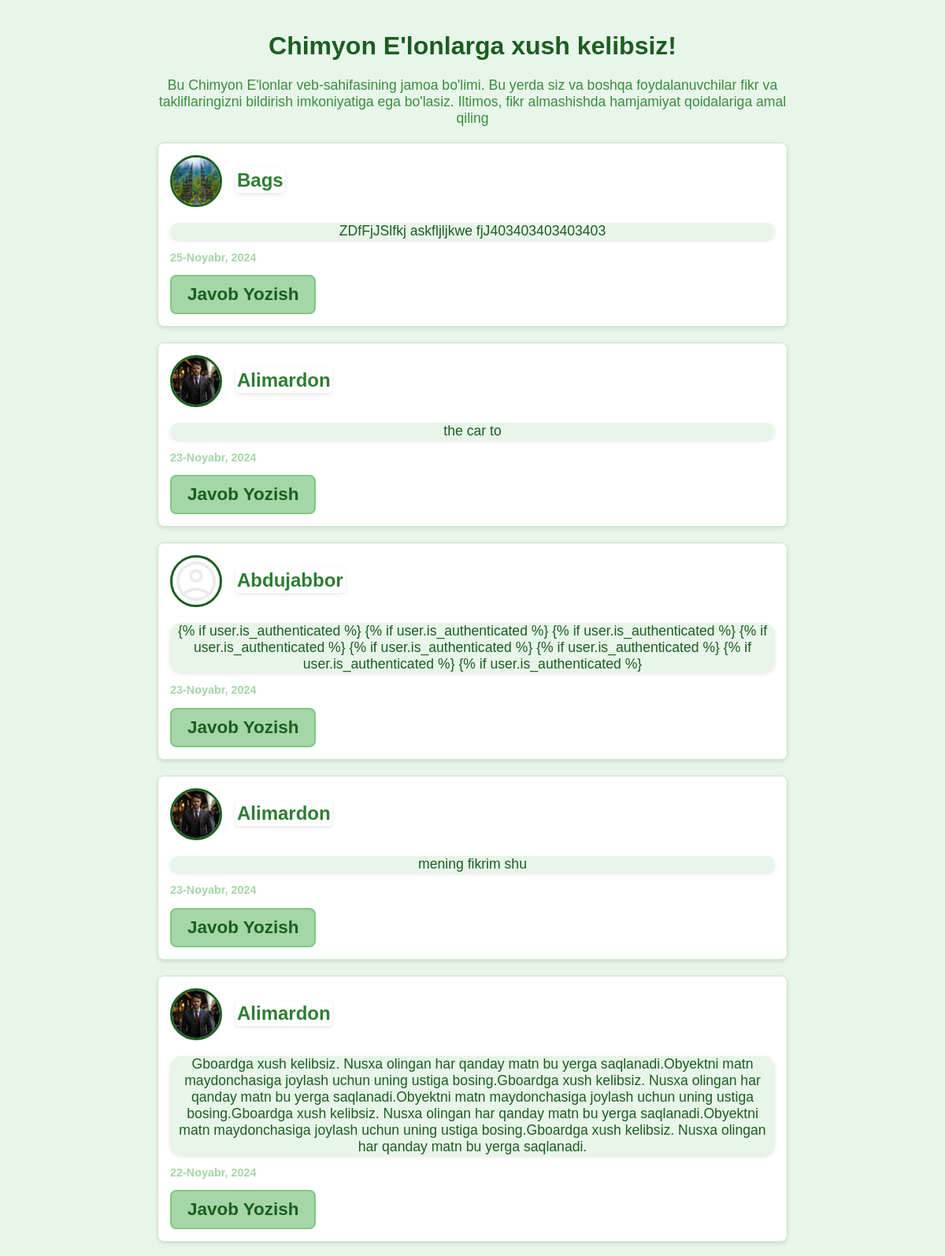
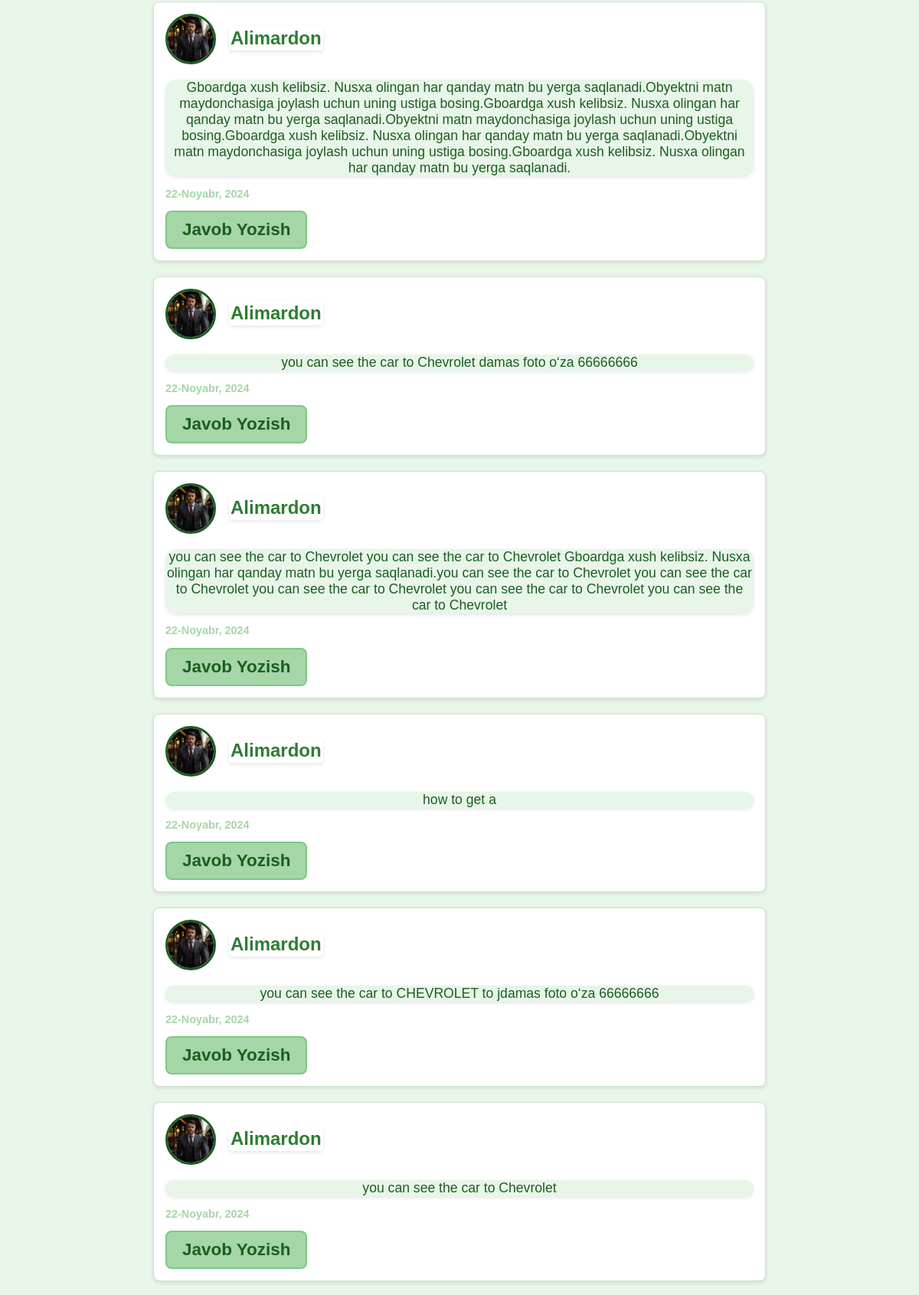
Screenshot of /community/lobby (upper part) with the database file from the repository (2 pictures, top to bottom).
### community/models.py (models this page shows, shortened)
class Opinion(models.Model):
    user = models.ForeignKey(User, on_delete=models.CASCADE, related_name='opinion')
    opinion = models.CharField(max_length=500, blank=True, null=True)
    created_at = models.DateTimeField(auto_now_add=True)
    class Meta:
        ordering = ['-created_at']

### home/models.py (models this page shows, shortened)
class Profile(models.Model):
    user = models.OneToOneField(User, on_delete=models.CASCADE, related_name="profile")
    balance = models.DecimalField(decimal_places=2, max_digits=15, default=0, blank=True, null=True)
    address = models.CharField(blank=True, null=True, max_length=100)
    bio = models.TextField(blank=True, null=True)
    photo = models.ImageField(blank=True, null=True, upload_to='user_avatar')
    phone = models.CharField(max_length=13, null=True, blank=True)
    telegram_id = models.CharField(max_length=50, null=True, blank=True)
    first_bonus = models.BooleanField(default=False)

### community/views.py (the view, shortened to what this page needs)
# urls.py: path('lobby', CommunityView, name='community'),
def CommunityView(request):
    opinions = Opinion.objects.all()
    supports = Support.objects.all()
    form = OpinionForm()
    context = {
        'opinions': opinions,
        'supports': supports,
        'form': form,
    }
    return render(request, 'community/lobby.html', context)

### templates/community/lobby.html (shortened to what this page needs)
<!DOCTYPE html>
{% load static %}
<html lang="en">
<head>
</head>
<body>
<div class="container">
    <h1>Chimyon E'lonlarga xush kelibsiz!</h1>
    <p>Bu Chimyon E'lonlar veb-sahifasining jamoa bo'limi. Bu yerda siz va boshqa foydalanuvchilar fikr va
        takliflaringizni bildirish imkoniyatiga ega bo'lasiz. Iltimos, fikr almashishda hamjamiyat qoidalariga amal
        qiling</p>
    {% for i in opinions %}
    <div class="opinion-box">
        <div class="image-name">
            {% if i.user.profile.photo %}
            <img class="profile-photo" src="{{ i.user.profile.photo.url }}" alt="{{ i.user.username }} rasm">
            {% else %}
            <img class="profile-photo" src="{% static 'profile/user.png' %}" alt="Standart foydalanuvchi rasmi">
            {% endif %}
            {% if i.user.first_name %}
            <h2>{{ i.user.first_name }}</h2>
            {% else %}
            <h2>{{ i.user.username }}</h2>
            {% endif %}
        </div>
        <p>{{ i.opinion }}</p>
        <h3 class="date">{{ i.created_at|date:"d-F, Y" }}</h3>
        <a class="reply-link" href="{% url 'user_profile' user.username %}" ><h3>Javob Yozish</h3></a>
    </div>
    {% endfor %}
</div>
</body>
</html>

### templates/community/lobby.html (style rules this page uses)
body { font-family: Arial, sans-serif; margin: 0; padding: 0; background-color: #e8f5e9; color: #2e7d32; }
.container { max-width: 800px; margin: 0 auto; padding: 20px; padding-bottom: 120px; }
h1 { text-align: center; color: #1b5e20; margin-top: 20px; }
p { text-align: center; color: #388e3c; font-size: 1.1em; }
.opinion-box { background-color: #ffffff; margin: 20px 0; padding: 15px; border: 1px solid #c8e6c9; border-radius: 8px; box-shadow: 0 2px 5px rgba(0, 0, 0, 0.1); }
.opinion-box h2 { margin: 2px; padding: 2px; border-radius: 5px; color: #2e7d32; box-shadow: 0 2px 5px rgba(0, 0, 0, 0.1); }
.profile-photo { width: 60px; height: 60px; border-radius: 50%; border: 3px solid #1b5e20; margin-bottom: 15px; }
.opinion-box p { background-color: #e8f5e9; margin: 5px 0; color: #1b5e20; border-radius: 15px; box-shadow: 0 2px 5px rgba(0, 0, 0, 0.1); }
.opinion-box .date { font-size: 0.9em; color: #a5d6a7; }
.image-name { display: flex; align-items: center; gap: 15px; }
.image-name h2 { margin-top: -15px; }
.reply-link { text-decoration: none; display: inline-block; background-color: #a5d6a7; color: #1b5e20; font-family: Arial, sans-serif; font-size: 1.2em; font-weight: bold; padding: 10px 20px; border: 2px solid #81c784; border-radius: 8px; transition: all 0.3s ease; text-align: center; }
.reply-link h3 { margin: 0; }

### rows the page displays
Opinion: user.profile.photo (picture), user.first_name "Bags", opinion "ZDfFjJSlfkj askfljljkwe fjJ403403403403403", created_at "25-Noyabr, 2024"
Opinion: user.profile.photo (picture), user.first_name "Alimardon", opinion "the car to", created_at "23-Noyabr, 2024"
Opinion: user.username "Abdujabbor", opinion "{% if user.is_authenticated %} {% if user.is_authenticated %} {% if user.is_authenticated %} {% if user.is_authenticated %} {% if user.is_authenticated %} {% if user.is_authenticated %} {% if user.is_authenticated %} {% if user.is_authenticated %}", created_at "23-Noyabr, 2024"
Opinion: user.profile.photo (picture), user.first_name "Alimardon", opinion "mening fikrim shu", created_at "23-Noyabr, 2024"
Opinion: user.profile.photo (picture), user.first_name "Alimardon", opinion "Gboardga xush kelibsiz. Nusxa olingan har qanday matn bu yerga saqlanadi.Obyektni matn maydonchasiga joylash uchun uning ustiga bosing.Gboardga xush kelibsiz. Nusxa olingan har qanday matn bu yerga saqlanadi.Obyektni matn maydonchasiga joylash uchun uning ustiga bosing.Gboardga xush kelibsiz. Nusxa olingan har qanday matn bu yerga saqlanadi.Obyektni matn maydonchasiga joylash uchun uning ustiga bosing.Gboardga xush kelibsiz. Nusxa olingan har qanday matn bu yerga saqlanadi.", created_at "22-Noyabr, 2024"
Opinion: user.profile.photo (picture), user.first_name "Alimardon", opinion "Gboardga xush kelibsiz. Nusxa olingan har qanday matn bu yerga saqlanadi.Obyektni matn maydonchasiga joylash uchun uning ustiga bosing.Gboardga xush kelibsiz. Nusxa olingan har qanday matn bu yerga saqlanadi.Obyektni matn maydonchasiga joylash uchun uning ustiga bosing.Gboardga xush kelibsiz. Nusxa olingan har qanday matn bu yerga saqlanadi.Obyektni matn maydonchasiga joylash uchun uning ustiga bosing.Gboardga xush kelibsiz. Nusxa olingan har qanday matn bu yerga saqlanadi.", created_at "22-Noyabr, 2024"
Opinion: user.profile.photo (picture), user.first_name "Alimardon", opinion "you can see the car to Chevrolet damas foto oʻza 66666666", created_at "22-Noyabr, 2024"
Opinion: user.profile.photo (picture), user.first_name "Alimardon", opinion "you can see the car to Chevrolet you can see the car to Chevrolet Gboardga xush kelibsiz. Nusxa olingan har qanday matn bu yerga saqlanadi.you can see the car to Chevrolet you can see the car to Chevrolet you can see the car to Chevrolet you can see the car to Chevrolet you can see the car to Chevrolet", created_at "22-Noyabr, 2024"
Opinion: user.profile.photo (picture), user.first_name "Alimardon", opinion "how to get a", created_at "22-Noyabr, 2024"
Opinion: user.profile.photo (picture), user.first_name "Alimardon", opinion "you can see the car to CHEVROLET to jdamas foto oʻza 66666666", created_at "22-Noyabr, 2024"
Opinion: user.profile.photo (picture), user.first_name "Alimardon", opinion "you can see the car to Chevrolet", created_at "22-Noyabr, 2024"
